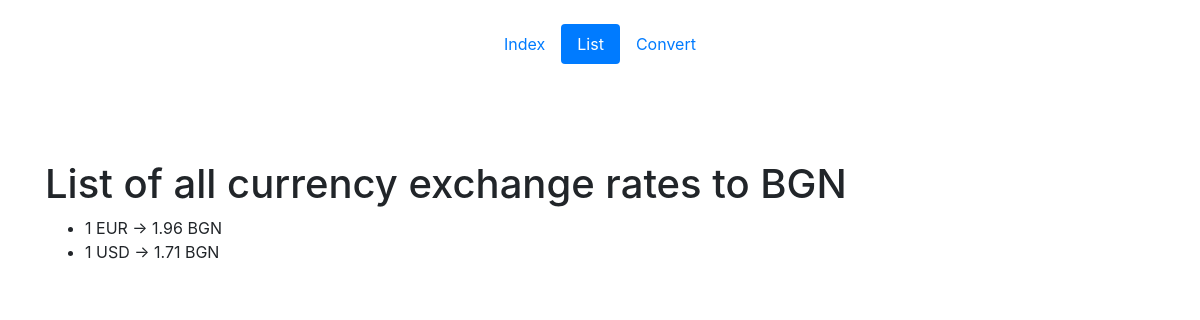
Page /convertor/list/ on the earlier database version.
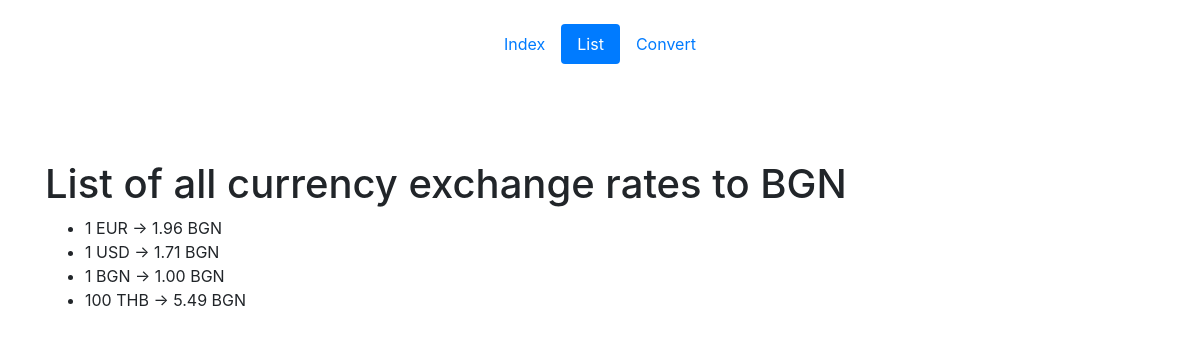
Same page on the later database version.
### convertor/models.py (models this page shows)
class Currencies(models.Model):
    currency_code = models.CharField(max_length=3, unique=True)
    exchange_rate = models.DecimalField(max_digits=19, decimal_places=2)
    units = models.IntegerField()
    created_on = models.DateTimeField(auto_now=True)
    edited_on = models.DateTimeField(auto_now_add=True)

### convertor/views.py (the view)
class ListCurrencies(ListView):
    model = Currencies
    template_name = 'convertor/list.html'

### templates/convertor/list.html
{% extends 'base.html' %}
{% block list_active %}active{% endblock %}
{% block content %}
    <br>
    <br>
    <br>
    <br>
    <h1>List of all currency exchange rates to BGN</h1>
    <ul>
        {% for currency in currencies_list %}
            <li>
                {{ currency.units }} {{ currency.currency_code }} -> {{ currency.exchange_rate }} BGN
            </li>
        {% endfor %}
    </ul>
{% endblock %}

### templates/base.html (shortened to what this page needs)
<!DOCTYPE html>
<html lang="en">
<head>
    <link rel="stylesheet" href="https://stackpath.bootstrapcdn.com/bootstrap/4.2.1/css/bootstrap.min.css"
>
</head>
<body>
<br>
<nav class="nav nav-pills justify-content-center">
    <a class="nav-link {% block index_active %}{% endblock %}" href="{% url 'index' %}">Index</a>
    <a class="nav-link {% block list_active %}{% endblock %}" href="{% url 'convertor:list_currencies' %}">
        List
    </a>
    <a class="nav-link {% block convert_active %}{% endblock %}" href="{% url 'convertor:currency_convertor' %}">
        Convert
    </a>
</nav>
<div class="container">
    {% block content %}
    {% endblock %}
</div>
</body>
</html>

Differences in the rows shown:
added Currencies: units "1", currency_code "BGN", exchange_rate "1.00"
added Currencies: units "100", currency_code "THB", exchange_rate "5.49"
